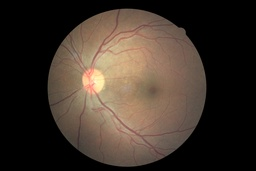
#> input picture src/preprocessing/train256/10003_left.jpeg, 256 x 171 px, given in place of the camera
$ jupyter execute opencv_test.ipynb   (Python 2 division)
#> lines starting #> are read from the running program, lines starting #| are printed output that depends on the picture; after the words box and inside, x2 and y2 are one past the last pixel; in counts of white or black regions, pixels touching at a corner belong together
[cell 1]
import cv2
import numpy as np
import matplotlib.pyplot as plt

[cell 2]
#%matplotlib inline

[cell 3]
import cv2
import numpy as np

cap = cv2.VideoCapture(0)

while(1):

    # Take each frame
    _, frame = cap.read()
#> frame is the input picture: shape (171, 256, 3); mean B, G, R 42.1, 51.3, 62.6

    # Convert BGR to HSV
    #hsv = cv2.cvtColor(frame, cv2.COLOR_BGR2HSV)
    hsv = cv2.cvtColor(frame, cv2.COLOR_RGB2HSV)
#> hsv: shape (171, 256, 3); mean H, S, V 52.9, 50.3, 62.6

    # define range of blue color in HSV
    lower_blue = np.array([110,50,50])
    upper_blue = np.array([130,255,255])

    # Threshold the HSV image to get only blue colors
    mask = cv2.inRange(hsv, lower_blue, upper_blue)
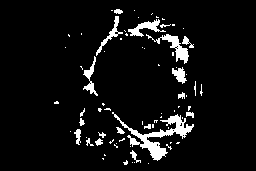
#> mask: shape (171, 256); 6.4% white; 75 white regions (56 under 20 px), largest, box (x1, y1, x2, y2) and area: (112, 112, 194, 161) 934, (146, 34, 189, 64) 340, (128, 19, 166, 37) 248

    # Bitwise-AND mask and original image
    res = cv2.bitwise_and(frame,frame, mask= mask)
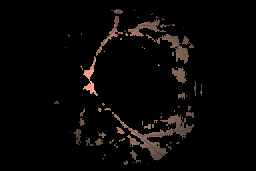
#> res: shape (171, 256, 3); mean B, G, R 5.6, 6.4, 8.3

    cv2.imshow('frame',frame)
    cv2.imshow('hsv', hsv)
    cv2.imshow('mask',mask)
    cv2.imshow('res',res)
    k = cv2.waitKey(5) & 0xFF
#> (key Esc is pressed here)
    if k == 27:
        break

cv2.destroyAllWindows()

[cell 4]
green = np.uint8([[[0,255,0 ]]])
hsv_green = cv2.cvtColor(green,cv2.COLOR_BGR2HSV)
print hsv_green

[cell 5]
input_image_cv = cv2.imread('train256/16_right.jpeg', 1)
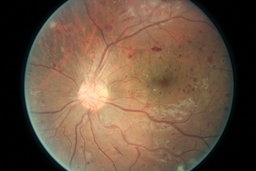
#> input picture src/preprocessing/train256/16_right.jpeg, 256 x 171 px
#> input_image_cv is the input picture: shape (171, 256, 3); mean B, G, R 64.2, 83, 105.8
#plt.imshow(input_image_cv)
#plt.show()
cv2.imshow('image',input_image_cv)
cv2.waitKey(0)
cv2.destroyAllWindows()
hls_input_image_cv = cv2.cvtColor(input_image_cv, cv2.COLOR_BGR2HLS)
#> hls_input_image_cv: shape (171, 256, 3); mean of channels 0, 1, 2 18.8, 85.3, 69.1

[cell 6]
hls_input_image_cv[10][10]
#> Out = [0, 0, 0]

[cell 7]
def local_contrast_enhancement(input_image, patch_size, color_scale, var_threshold):
    """ local contrast enhancement """
#> called with patch_size = 25, color_scale = 255, var_threshold = 30
    """ color_scale is the scale of value in each dimension, if [0, 1], input 1; if [0, 255]. input 255 """
    f_min = np.amin(input_image[:, :, 1])
#> f_min = 0
    f_max = np.amax(input_image[:, :, 1])
#> f_max = 222
    res_pic = np.copy(input_image)
    for i in range(input_image.shape[0]):
        for j in range(input_image.shape[1]):
            if (res_pic[i][j][1] == 0):
                continue
            start_pos_i = i - int(patch_size / 2)
            start_pos_j = j - int(patch_size / 2)
            end_pos_i = start_pos_i + patch_size
            end_pos_j = start_pos_j + patch_size
            start_pos_i = max(0, start_pos_i)
            start_pos_j = max(0, start_pos_j)
            end_pos_i = min(input_image.shape[0], end_pos_i)
            end_pos_j = min(input_image.shape[1], end_pos_j)
            patch_mean = input_image[start_pos_i: end_pos_i, start_pos_j : end_pos_j, 1].mean()
            patch_var = input_image[start_pos_i: end_pos_i, start_pos_j : end_pos_j, 1].var()
            if patch_var < var_threshold:
                continue
            res_pic[i][j][1] = color_scale * ((PHI_W(input_image[i][j][1], patch_mean, patch_var) - PHI_W(f_min, patch_mean, patch_var)) / (PHI_W(f_max, patch_mean, patch_var) - PHI_W(f_min, patch_mean, patch_var)))
#> res_pic: shape (171, 256, 3); mean of channels 0, 1, 2 18.8, 95.4, 69.1

    return res_pic

[cell 8]
def PHI_W(f, patch_mean, patch_var):
    return 1 / (1 + np.exp((patch_mean - f) / (patch_var ** 0.5)))

[cell 9]
output_pic = local_contrast_enhancement(hls_input_image_cv, 25, 255, 30)

[cell 10]
res_pic_rbg = cv2.cvtColor(output_pic, cv2.COLOR_HLS2RGB)
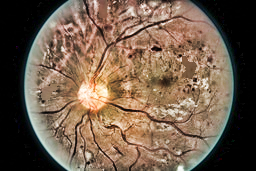
#> res_pic_rbg: shape (171, 256, 3); mean R, G, B 114.3, 93.7, 76.1
plt.imshow(res_pic_rbg)
plt.show()
